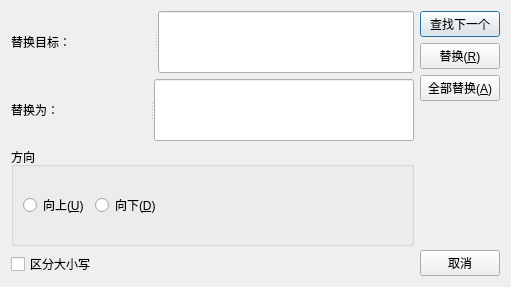
<?xml version="1.0" encoding="UTF-8"?>
<ui version="4.0">
 <class>ReplaceDialog</class>
 <widget class="QDialog" name="ReplaceDialog">
  <property name="geometry">
   <rect>
    <x>0</x>
    <y>0</y>
    <width>511</width>
    <height>287</height>
   </rect>
  </property>
  <property name="windowTitle">
   <string>替换</string>
  </property>
  <layout class="QHBoxLayout" name="horizontalLayout_4">
   <item>
    <layout class="QHBoxLayout" name="horizontalLayout_3">
     <item>
      <layout class="QVBoxLayout" name="verticalLayout_4">
       <item>
        <layout class="QVBoxLayout" name="verticalLayout">
         <item>
          <widget class="QSplitter" name="splitter">
           <property name="orientation">
            <enum>Qt::Orientation::Horizontal</enum>
           </property>
           <widget class="QLabel" name="label">
            <property name="sizePolicy">
             <sizepolicy hsizetype="Fixed" vsizetype="Preferred">
              <horstretch>0</horstretch>
              <verstretch>0</verstretch>
             </sizepolicy>
            </property>
            <property name="text">
             <string>替换目标：</string>
            </property>
           </widget>
           <widget class="QLineEdit" name="searchText"/>
          </widget>
         </item>
         <item>
          <widget class="QSplitter" name="splitter_2">
           <property name="orientation">
            <enum>Qt::Orientation::Horizontal</enum>
           </property>
           <widget class="QLabel" name="label_2">
            <property name="sizePolicy">
             <sizepolicy hsizetype="Fixed" vsizetype="Preferred">
              <horstretch>0</horstretch>
              <verstretch>0</verstretch>
             </sizepolicy>
            </property>
            <property name="text">
             <string>替换为：   </string>
            </property>
           </widget>
           <widget class="QLineEdit" name="targetText"/>
          </widget>
         </item>
        </layout>
       </item>
       <item>
        <layout class="QVBoxLayout" name="verticalLayout_2">
         <item>
          <widget class="QGroupBox" name="groupBox">
           <property name="sizePolicy">
            <sizepolicy hsizetype="Preferred" vsizetype="Preferred">
             <horstretch>0</horstretch>
             <verstretch>0</verstretch>
            </sizepolicy>
           </property>
           <property name="title">
            <string>方向</string>
           </property>
           <layout class="QHBoxLayout" name="horizontalLayout_2">
            <item>
             <layout class="QHBoxLayout" name="horizontalLayout">
              <item>
               <widget class="QRadioButton" name="rbUp">
                <property name="text">
                 <string>向上(&amp;U)</string>
                </property>
               </widget>
              </item>
              <item>
               <widget class="QRadioButton" name="rbDown">
                <property name="text">
                 <string>向下(&amp;D)</string>
                </property>
               </widget>
              </item>
              <item>
               <spacer name="horizontalSpacer">
                <property name="orientation">
                 <enum>Qt::Orientation::Horizontal</enum>
                </property>
                <property name="sizeHint" stdset="0">
                 <size>
                  <width>40</width>
                  <height>20</height>
                 </size>
                </property>
               </spacer>
              </item>
             </layout>
            </item>
           </layout>
          </widget>
         </item>
         <item>
          <widget class="QCheckBox" name="cbCaseSensitive">
           <property name="text">
            <string>区分大小写</string>
           </property>
          </widget>
         </item>
        </layout>
       </item>
      </layout>
     </item>
     <item>
      <layout class="QVBoxLayout" name="verticalLayout_3">
       <item>
        <widget class="QPushButton" name="btFindNext">
         <property name="text">
          <string>查找下一个</string>
         </property>
        </widget>
       </item>
       <item>
        <widget class="QPushButton" name="btReplace">
         <property name="text">
          <string>替换(&amp;R)</string>
         </property>
        </widget>
       </item>
       <item>
        <widget class="QPushButton" name="btAllReplace">
         <property name="text">
          <string>全部替换(&amp;A)</string>
         </property>
        </widget>
       </item>
       <item>
        <spacer name="verticalSpacer">
         <property name="orientation">
          <enum>Qt::Orientation::Vertical</enum>
         </property>
         <property name="sizeHint" stdset="0">
          <size>
           <width>20</width>
           <height>40</height>
          </size>
         </property>
        </spacer>
       </item>
       <item>
        <widget class="QPushButton" name="btCancel">
         <property name="text">
          <string>取消</string>
         </property>
        </widget>
       </item>
      </layout>
     </item>
    </layout>
   </item>
  </layout>
 </widget>
 <resources/>
 <connections/>
</ui>
